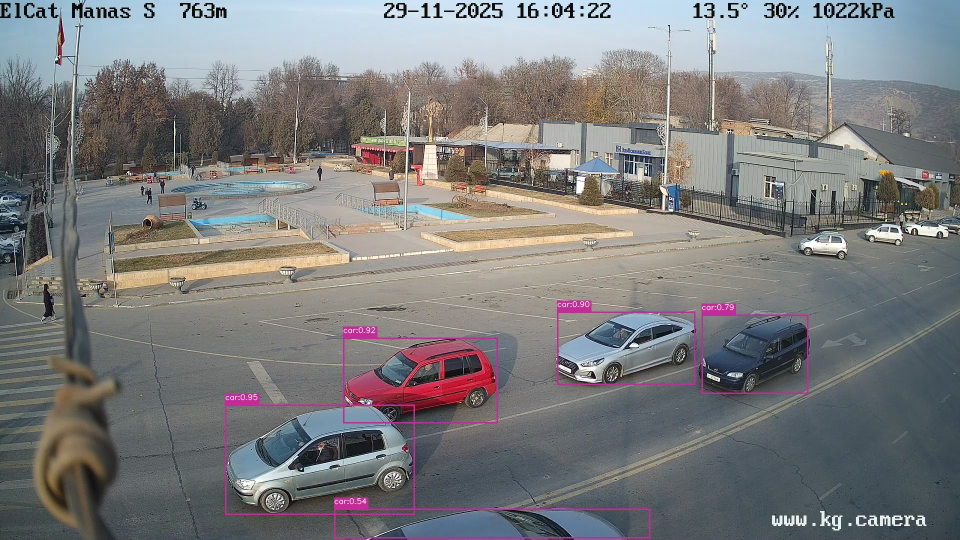
#> input picture images/det.jpg, 1920 x 1080 px, found by its file name (shown at 1/2 size); its folder holds only this picture in this run
$ python -i objects.py   (imports and definitions only)
#> lines starting #> are read from the running program, lines starting #| are printed output that depends on the picture
### utils/clip_tokenizer.py
""" CLIP tokenizer

Copied from https://github.com/openai/CLIP. Originally MIT License, Copyright (c) 2021 OpenAI.
"""
#https://github.com/mlfoundations/open_clip/blob/d3cdb734a2710feeb4c6307df037afa5f786a3e1/src/open_clip/tokenizer.py
import gzip
import html
import os
import random
import string
from functools import lru_cache, partial
from typing import Callable, List, Optional, Union
import numpy as np
import unicodedata

# https://stackoverflow.com/q/62691279
os.environ["TOKENIZERS_PARALLELISM"] = "false"
_nltk_init = False

DEFAULT_CONTEXT_LENGTH = 77  # default context length for OpenAI CLIP

def is_letter(ch):
    return unicodedata.category(ch).startswith("L")

def is_number(ch):
    return unicodedata.category(ch).startswith("N")

# [62 lines left out: function unicode_clip_tokenize, not called in this run]


@lru_cache()
def default_bpe():
    return os.path.join(os.path.dirname(os.path.abspath(__file__)), "bpe_simple_vocab_16e6.txt.gz")

@lru_cache()
def bytes_to_unicode():
    """
    Returns list of utf-8 byte and a corresponding list of unicode strings.
    The reversible bpe codes work on unicode strings.
    This means you need a large # of unicode characters in your vocab if you want to avoid UNKs.
    When you're at something like a 10B token dataset you end up needing around 5K for decent coverage.
    This is a significant percentage of your normal, say, 32K bpe vocab.
    To avoid that, we want lookup tables between utf-8 bytes and unicode strings.
    And avoids mapping to whitespace/control characters the bpe code barfs on.
    """
    bs = list(range(ord("!"), ord("~")+1))+list(range(ord("¡"), ord("¬")+1))+list(range(ord("®"), ord("ÿ")+1))
    cs = bs[:]
    n = 0
    for b in range(2**8):
        if b not in bs:
            bs.append(b)
            cs.append(2**8+n)
            n += 1
    cs = [chr(n) for n in cs]
    return dict(zip(bs, cs))


# [10 lines left out: function get_pairs, not called in this run]


def basic_clean(text):
    text = html.unescape(html.unescape(text))
    return text.strip()


# [4 lines left out: function whitespace_clean, not called in this run]


def _clean_canonicalize(x):
    # basic, remove whitespace, remove punctuation, lower case
    return canonicalize_text(basic_clean(x))


def _clean_lower(x):
    # basic, remove whitespace, lower case
    return whitespace_clean(basic_clean(x)).lower()


def _clean_whitespace(x):
    # basic, remove whitespace
    return whitespace_clean(basic_clean(x))


# [38 lines left out: functions get_clean_fn, canonicalize_text, not called in this run]


class SimpleTokenizer(object):
    def __init__(
            self,
            bpe_path: str = default_bpe(),
            additional_special_tokens: Optional[List[str]] = None,
            context_length: Optional[int] = DEFAULT_CONTEXT_LENGTH,
            clean: str = 'lower',
            reduction_mask: str = ''
    ):
        self.byte_encoder = bytes_to_unicode()
        self.byte_decoder = {v: k for k, v in self.byte_encoder.items()}
        merges = gzip.open(bpe_path).read().decode("utf-8").split('\n')
        merges = merges[1:49152-256-2+1]
        merges = [tuple(merge.split()) for merge in merges]
        vocab = list(bytes_to_unicode().values())
        vocab = vocab + [v+'</w>' for v in vocab]
        for merge in merges:
            vocab.append(''.join(merge))
        special_tokens = ['<start_of_text>', '<end_of_text>']
        if additional_special_tokens:
            special_tokens += additional_special_tokens
        vocab.extend(special_tokens)
        self.encoder = dict(zip(vocab, range(len(vocab))))
        self.decoder = {v: k for k, v in self.encoder.items()}
        self.bpe_ranks = dict(zip(merges, range(len(merges))))
        self.cache = {t:t for t in special_tokens}
        special = "|".join(special_tokens)
        self.special_tokens_set = set(special_tokens)
        self.vocab_size = len(self.encoder)
        self.all_special_ids = [self.encoder[t] for t in special_tokens]
        self.sot_token_id = self.all_special_ids[0]
        self.eot_token_id = self.all_special_ids[1]
        self.context_length = context_length
        self.clean_fn = get_clean_fn(clean)
        self.reduction_fn = get_reduction_mask_fn(reduction_mask) if reduction_mask else None

    # [53 lines left out: functions bpe, encode, decode, not called in this run]


_tokenizer = SimpleTokenizer()

### objects.py
import os
import pickle
from datetime import datetime
from tinygrad import nn, Tensor, TinyJit, Device
from tinygrad.helpers import fetch
from tinygrad.dtype import dtypes
import numpy as np
import cv2
import time
from utils.helpers import send_notif, export_and_upload, BASE_DIR
from models.blazeface import BlazeFace
from models.adaface import ADAFACE
from tinygrad.nn.state import safe_save, safe_load, get_state_dict, load_state_dict
from utils.clip_tokenizer import SimpleTokenizer
import math
from clearcam import event_img_info
from utils.clip_tokenizer import SimpleTokenizer

class Blank: pass

class OpenCLIP:
    # [165 lines left out: functions __init__, precompute_embedding, _encode_text, encode_text, not called in this run]

class ObjectFinder:
    def __init__(self, base_path="data/cameras", clip=False, face=False):
        self.base_path = base_path
        self.image_embeddings = {}
        self.face_embeddings = {}
        self.image_paths = {}
        self.face_paths = {}
        self.clip = clip
        self.face = face

        if self.clip: self.model = OpenCLIP()

        if self.face:
            self.blazeface = BlazeFace()
            self.adaface = ADAFACE()

    # [29 lines left out: functions find_object_folders, preprocess, preprocess_clip, not called in this run]

    def preprocess_face(self, img):
#> called with img = 'images/det.jpg'
      if type(img) == bytes: # todo dup of above
        img = cv2.imdecode(np.frombuffer(img, np.uint8), cv2.IMREAD_COLOR)
      else:
        img = f"data/cameras{img}"
        img = cv2.imread(img)
#> img is the input picture: shape (1080, 1920, 3); mean B, G, R 125.4, 124.5, 124.2
      img = cv2.cvtColor(img, cv2.COLOR_BGR2RGB)
      if img.shape != (112, 112, 3): img = self.img_to_face(img)
      return img

    def img_to_face(self, orig):
        orig_full = orig.copy()
        h, w = orig.shape[:2]
#> h = 1080; w = 1920
        scale = 640 / max(h, w)
#> scale = 0.333
        resized = cv2.resize(orig, (int(w*scale), int(h*scale)))
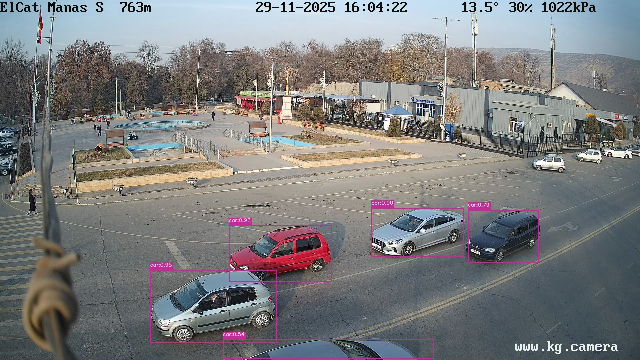
#> resized: shape (360, 640, 3); mean R, G, B 124.1, 124.5, 125.4
        delta_w, delta_h = 640 - resized.shape[1], 640 - resized.shape[0]
#> delta_w = 0; delta_h = 280
        top, bottom = delta_h // 2, delta_h - (delta_h // 2)
#> top = 140; bottom = 140
        left, right = delta_w // 2, delta_w - (delta_w // 2)
#> left = 0; right = 0
        orig = cv2.copyMakeBorder(resized, top, bottom, left, right, cv2.BORDER_CONSTANT, value=[0,0,0])
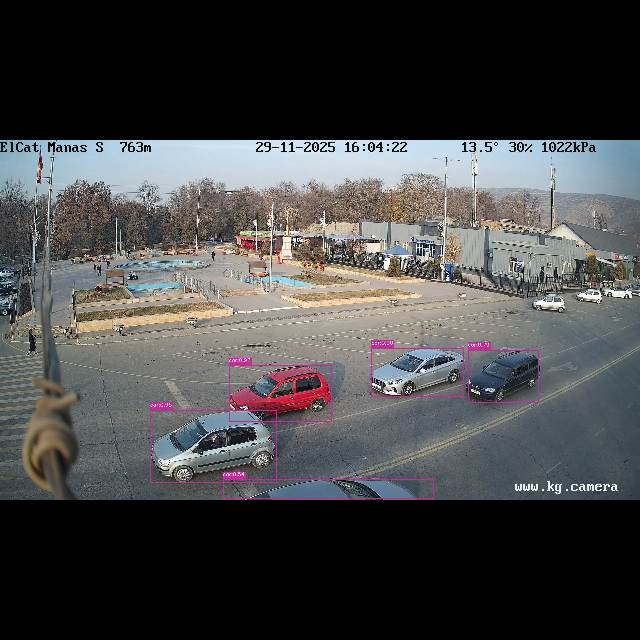
#> orig: shape (640, 640, 3); mean R, G, B 69.8, 70, 70.5
#> (the run stopped early here; a loop or call above may not have finished)

$ run again, on images/hood.jpg
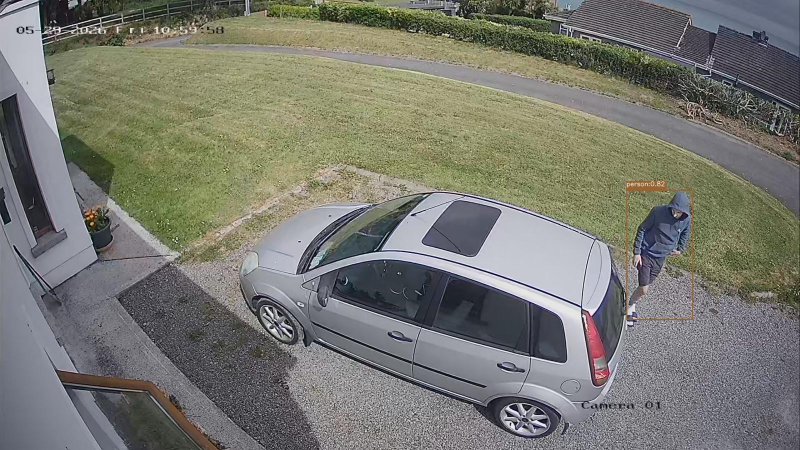
#> input picture images/hood.jpg, 1600 x 900 px, found by its file name (shown at 1/2 size)
#> in preprocess_face, img is the input picture: shape (900, 1600, 3); mean B, G, R 112.7, 121.1, 120.8
#> in img_to_face, `resized = cv2.resize(orig, (int(w*scale), int(h*scale)))`:
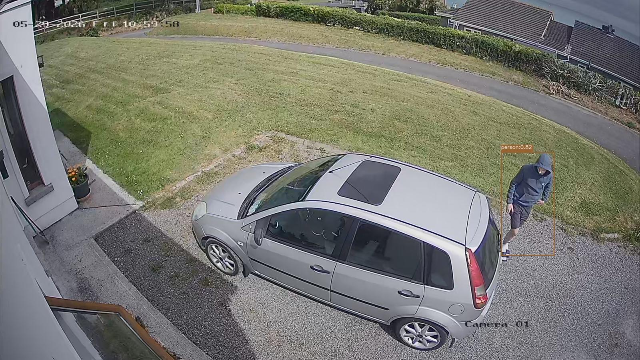
#> resized: shape (360, 640, 3); mean R, G, B 120.7, 121, 112.7
#> in img_to_face, `orig = cv2.copyMakeBorder(resized, top, bottom, left, right, cv2.BORDE..`:
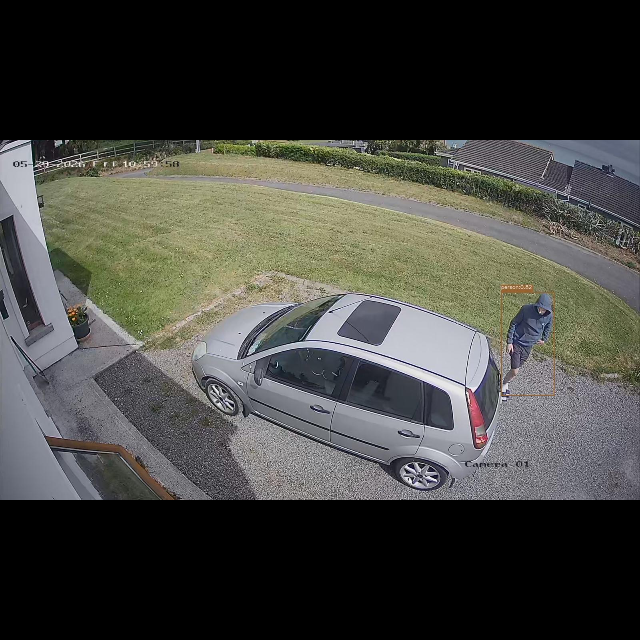
#> orig: shape (640, 640, 3); mean R, G, B 67.9, 68.1, 63.4
